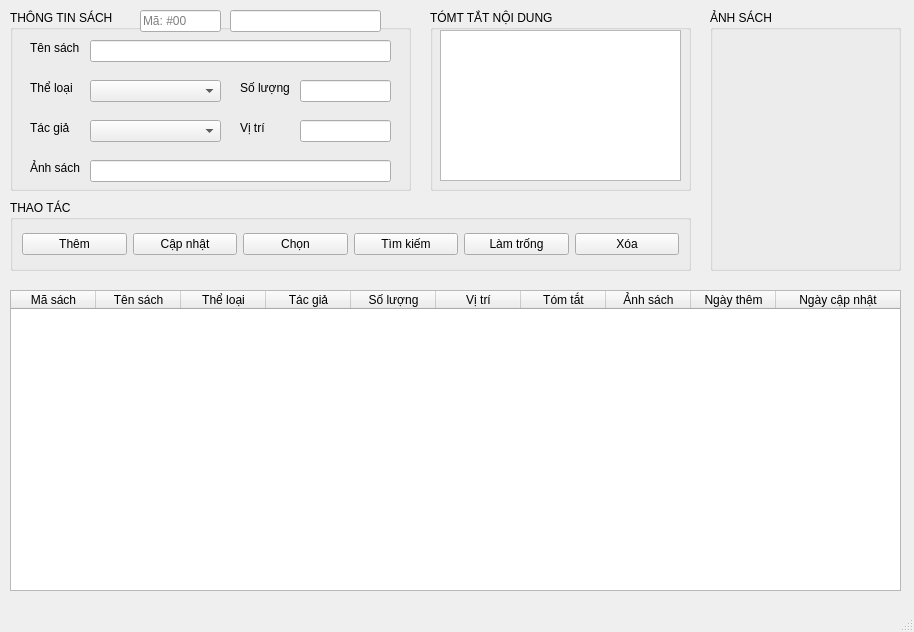
<?xml version="1.0" encoding="UTF-8"?>
<ui version="4.0">
 <class>ql_sachWindow</class>
 <widget class="QMainWindow" name="ql_sachWindow">
  <property name="geometry">
   <rect>
    <x>0</x>
    <y>0</y>
    <width>914</width>
    <height>632</height>
   </rect>
  </property>
  <property name="windowTitle">
   <string>Quản lý sách</string>
  </property>
  <property name="windowIcon">
   <iconset>
    <normaloff>C:/Users/nguye/OneDrive/Hình ảnh/donga.jpg</normaloff>C:/Users/nguye/OneDrive/Hình ảnh/donga.jpg</iconset>
  </property>
  <widget class="QWidget" name="centralwidget">
   <widget class="QGroupBox" name="groupBox">
    <property name="geometry">
     <rect>
      <x>10</x>
      <y>10</y>
      <width>401</width>
      <height>181</height>
     </rect>
    </property>
    <property name="title">
     <string>THÔNG TIN SÁCH</string>
    </property>
    <widget class="QLabel" name="label_7">
     <property name="geometry">
      <rect>
       <x>20</x>
       <y>150</y>
       <width>55</width>
       <height>16</height>
      </rect>
     </property>
     <property name="text">
      <string>Ảnh sách</string>
     </property>
    </widget>
    <widget class="QComboBox" name="theLoai_comboBox">
     <property name="geometry">
      <rect>
       <x>80</x>
       <y>70</y>
       <width>131</width>
       <height>22</height>
      </rect>
     </property>
    </widget>
    <widget class="QLabel" name="label">
     <property name="geometry">
      <rect>
       <x>20</x>
       <y>30</y>
       <width>55</width>
       <height>16</height>
      </rect>
     </property>
     <property name="text">
      <string>Tên sách</string>
     </property>
    </widget>
    <widget class="QLabel" name="label_4">
     <property name="geometry">
      <rect>
       <x>230</x>
       <y>70</y>
       <width>55</width>
       <height>16</height>
      </rect>
     </property>
     <property name="text">
      <string>Số lượng</string>
     </property>
    </widget>
    <widget class="QLabel" name="label_2">
     <property name="geometry">
      <rect>
       <x>20</x>
       <y>70</y>
       <width>51</width>
       <height>16</height>
      </rect>
     </property>
     <property name="text">
      <string>Thể loại</string>
     </property>
    </widget>
    <widget class="QLineEdit" name="soLuong_lineEdit">
     <property name="geometry">
      <rect>
       <x>290</x>
       <y>70</y>
       <width>91</width>
       <height>22</height>
      </rect>
     </property>
    </widget>
    <widget class="QComboBox" name="tacGia_comboBox">
     <property name="geometry">
      <rect>
       <x>80</x>
       <y>110</y>
       <width>131</width>
       <height>22</height>
      </rect>
     </property>
    </widget>
    <widget class="QLabel" name="label_3">
     <property name="geometry">
      <rect>
       <x>20</x>
       <y>110</y>
       <width>51</width>
       <height>16</height>
      </rect>
     </property>
     <property name="text">
      <string>Tác giả</string>
     </property>
    </widget>
    <widget class="QLineEdit" name="tenSach_lineEdit">
     <property name="geometry">
      <rect>
       <x>80</x>
       <y>30</y>
       <width>301</width>
       <height>22</height>
      </rect>
     </property>
    </widget>
    <widget class="QLineEdit" name="viTri_lineEdit">
     <property name="geometry">
      <rect>
       <x>290</x>
       <y>110</y>
       <width>91</width>
       <height>22</height>
      </rect>
     </property>
    </widget>
    <widget class="QLineEdit" name="anhSach_lineEdit">
     <property name="geometry">
      <rect>
       <x>80</x>
       <y>150</y>
       <width>301</width>
       <height>22</height>
      </rect>
     </property>
    </widget>
    <widget class="QLabel" name="label_5">
     <property name="geometry">
      <rect>
       <x>230</x>
       <y>110</y>
       <width>41</width>
       <height>16</height>
      </rect>
     </property>
     <property name="text">
      <string>Vị trí</string>
     </property>
    </widget>
   </widget>
   <widget class="QGroupBox" name="groupBox_2">
    <property name="geometry">
     <rect>
      <x>10</x>
      <y>200</y>
      <width>681</width>
      <height>71</height>
     </rect>
    </property>
    <property name="title">
     <string>THAO TÁC</string>
    </property>
    <layout class="QGridLayout" name="gridLayout">
     <item row="0" column="0">
      <widget class="QPushButton" name="them_pushButton">
       <property name="text">
        <string>Thêm</string>
       </property>
       <property name="icon">
        <iconset>
         <normaloff>icon/add_circle_24dp_FILL0_wght400_GRAD0_opsz24.svg</normaloff>icon/add_circle_24dp_FILL0_wght400_GRAD0_opsz24.svg</iconset>
       </property>
      </widget>
     </item>
     <item row="0" column="1">
      <widget class="QPushButton" name="capNhat_pushButton">
       <property name="text">
        <string>Cập nhật</string>
       </property>
       <property name="icon">
        <iconset>
         <normaloff>icon/sync_24dp_FILL0_wght400_GRAD0_opsz24.svg</normaloff>icon/sync_24dp_FILL0_wght400_GRAD0_opsz24.svg</iconset>
       </property>
      </widget>
     </item>
     <item row="0" column="2">
      <widget class="QPushButton" name="chon_pushButton">
       <property name="text">
        <string>Chọn</string>
       </property>
       <property name="icon">
        <iconset>
         <normaloff>icon/check_box_24dp_FILL0_wght400_GRAD0_opsz24.svg</normaloff>icon/check_box_24dp_FILL0_wght400_GRAD0_opsz24.svg</iconset>
       </property>
      </widget>
     </item>
     <item row="0" column="3">
      <widget class="QPushButton" name="timKiem_pushButton">
       <property name="text">
        <string>Tìm kiếm</string>
       </property>
       <property name="icon">
        <iconset>
         <normaloff>icon/search_24dp_FILL0_wght400_GRAD0_opsz24.svg</normaloff>icon/search_24dp_FILL0_wght400_GRAD0_opsz24.svg</iconset>
       </property>
      </widget>
     </item>
     <item row="0" column="4">
      <widget class="QPushButton" name="lamTrong_pushButton">
       <property name="text">
        <string>Làm trống</string>
       </property>
       <property name="icon">
        <iconset>
         <normaloff>icon/backspace_24dp_FILL0_wght400_GRAD0_opsz24.svg</normaloff>icon/backspace_24dp_FILL0_wght400_GRAD0_opsz24.svg</iconset>
       </property>
      </widget>
     </item>
     <item row="0" column="5">
      <widget class="QPushButton" name="xoa_pushButton">
       <property name="text">
        <string>Xóa</string>
       </property>
       <property name="icon">
        <iconset>
         <normaloff>icon/delete_24dp_FILL0_wght400_GRAD0_opsz24.svg</normaloff>icon/delete_24dp_FILL0_wght400_GRAD0_opsz24.svg</iconset>
       </property>
      </widget>
     </item>
    </layout>
   </widget>
   <widget class="QTableWidget" name="tableWidget">
    <property name="geometry">
     <rect>
      <x>10</x>
      <y>290</y>
      <width>891</width>
      <height>301</height>
     </rect>
    </property>
    <property name="focusPolicy">
     <enum>Qt::NoFocus</enum>
    </property>
    <property name="showGrid">
     <bool>false</bool>
    </property>
    <attribute name="horizontalHeaderDefaultSectionSize">
     <number>85</number>
    </attribute>
    <attribute name="horizontalHeaderMinimumSectionSize">
     <number>49</number>
    </attribute>
    <attribute name="horizontalHeaderStretchLastSection">
     <bool>true</bool>
    </attribute>
    <attribute name="verticalHeaderVisible">
     <bool>false</bool>
    </attribute>
    <column>
     <property name="text">
      <string>Mã sách</string>
     </property>
     <property name="textAlignment">
      <set>AlignCenter</set>
     </property>
    </column>
    <column>
     <property name="text">
      <string>Tên sách</string>
     </property>
    </column>
    <column>
     <property name="text">
      <string>Thể loại</string>
     </property>
    </column>
    <column>
     <property name="text">
      <string>Tác giả</string>
     </property>
    </column>
    <column>
     <property name="text">
      <string>Số lượng</string>
     </property>
    </column>
    <column>
     <property name="text">
      <string>Vị trí</string>
     </property>
    </column>
    <column>
     <property name="text">
      <string>Tóm tắt</string>
     </property>
    </column>
    <column>
     <property name="text">
      <string>Ảnh sách</string>
     </property>
    </column>
    <column>
     <property name="text">
      <string>Ngày thêm</string>
     </property>
    </column>
    <column>
     <property name="text">
      <string>Ngày cập nhật</string>
     </property>
    </column>
   </widget>
   <widget class="QGroupBox" name="groupBox_3">
    <property name="geometry">
     <rect>
      <x>430</x>
      <y>10</y>
      <width>261</width>
      <height>181</height>
     </rect>
    </property>
    <property name="title">
     <string>TÓMT TẮT NỘI DUNG</string>
    </property>
    <widget class="QTextEdit" name="tomTat_textEdit">
     <property name="geometry">
      <rect>
       <x>10</x>
       <y>20</y>
       <width>241</width>
       <height>151</height>
      </rect>
     </property>
    </widget>
   </widget>
   <widget class="QGroupBox" name="groupBox_4">
    <property name="geometry">
     <rect>
      <x>710</x>
      <y>10</y>
      <width>191</width>
      <height>261</height>
     </rect>
    </property>
    <property name="title">
     <string>ẢNH SÁCH</string>
    </property>
    <widget class="QLabel" name="image_label">
     <property name="geometry">
      <rect>
       <x>0</x>
       <y>20</y>
       <width>191</width>
       <height>241</height>
      </rect>
     </property>
     <property name="styleSheet">
      <string notr="true"/>
     </property>
     <property name="text">
      <string/>
     </property>
     <property name="pixmap">
      <pixmap>../Pictures/Saved Pictures/loading-load.gif</pixmap>
     </property>
     <property name="scaledContents">
      <bool>true</bool>
     </property>
    </widget>
   </widget>
   <widget class="QLineEdit" name="maRow">
    <property name="geometry">
     <rect>
      <x>140</x>
      <y>10</y>
      <width>81</width>
      <height>22</height>
     </rect>
    </property>
    <property name="styleSheet">
     <string notr="true"/>
    </property>
    <property name="text">
     <string/>
    </property>
    <property name="readOnly">
     <bool>true</bool>
    </property>
    <property name="placeholderText">
     <string>Mã: #00</string>
    </property>
   </widget>
   <widget class="QLineEdit" name="soLuongRow">
    <property name="geometry">
     <rect>
      <x>230</x>
      <y>10</y>
      <width>151</width>
      <height>22</height>
     </rect>
    </property>
    <property name="styleSheet">
     <string notr="true"/>
    </property>
    <property name="text">
     <string/>
    </property>
    <property name="readOnly">
     <bool>true</bool>
    </property>
    <property name="placeholderText">
     <string/>
    </property>
   </widget>
  </widget>
  <widget class="QMenuBar" name="menubar">
   <property name="geometry">
    <rect>
     <x>0</x>
     <y>0</y>
     <width>914</width>
     <height>21</height>
    </rect>
   </property>
  </widget>
  <widget class="QStatusBar" name="statusbar"/>
 </widget>
 <resources/>
 <connections/>
</ui>
